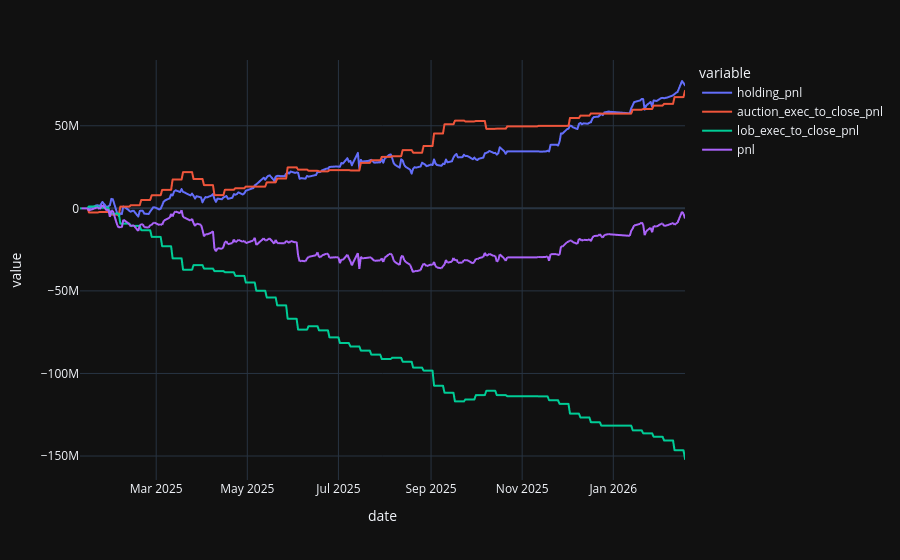

The cell this chart's notebook holds for it:
### Code cell
dates = get_mos_dates(dt.date(2025, 1, 1), dt.date(2026, 2, 18), incl_end=True)
backtester = AuctionBacktester(
    OnTheRunBondsStrategy(action_by_date={Day.WEDNESDAY: 'model_target'}, short_notionals=[500_000_000, 350_000_000, 150_000_000]),
    DelegatingExecutor(MultCostModel(CostModel(), 1.0)),
    DailyDataLoader(),
    HedgeTargetBuilder)
history = backtester.run(dates)
trades = pd.DataFrame(backtester.portfolio.trades)
trades['date'] = pd.to_datetime(trades['date'])

history['pnl'] = history['equity'].diff()
# history['unexplained_pnl'] = history['pnl'] - history[['holding_pnl', 'auction_exec_to_close_pnl', 'lob_exec_to_close_pnl']].sum(axis=1)

date = pd.Timestamp('20260211')
display(trades.query('date < @date').groupby('secid')[['size']].sum().query('abs(size) > 1'))
display(trades.query('date <= @date').groupby('secid')[['size']].sum().query('abs(size) > 1'))
display(trades.query('date == @date'))

history.filter(like='pnl').cumsum().plot(backend='plotly')

### Figure 1 — Plotly figure (JSON) as saved in the notebook; plotly's stock layout.template omitted (floating-point values rounded to 4 significant figures; data arrays with more than 128 entries replaced by an {"elided": "..."} marker saying what was removed)
{"data": [{"hovertemplate": "variable=holding_pnl<br>date=%{x}<br>value=%{y}<extra></extra>", "legendgroup": "holding_pnl", "line": {"color": "#636efa", "dash": "solid"}, "marker": {"symbol": "circle"}, "mode": "lines", "name": "holding_pnl", "showlegend": true, "x": {"elided": "275 str values"}, "xaxis": "x", "y": {"elided": "275 float values"}, "yaxis": "y", "type": "scattergl"}, {"hovertemplate": "variable=auction_exec_to_close_pnl<br>date=%{x}<br>value=%{y}<extra></extra>", "legendgroup": "auction_exec_to_close_pnl", "line": {"color": "#EF553B", "dash": "solid"}, "marker": {"symbol": "circle"}, "mode": "lines", "name": "auction_exec_to_close_pnl", "showlegend": true, "x": {"elided": "275 str values"}, "xaxis": "x", "y": {"elided": "275 float values"}, "yaxis": "y", "type": "scattergl"}, {"hovertemplate": "variable=lob_exec_to_close_pnl<br>date=%{x}<br>value=%{y}<extra></extra>", "legendgroup": "lob_exec_to_close_pnl", "line": {"color": "#00cc96", "dash": "solid"}, "marker": {"symbol": "circle"}, "mode": "lines", "name": "lob_exec_to_close_pnl", "showlegend": true, "x": {"elided": "275 str values"}, "xaxis": "x", "y": {"elided": "275 float values"}, "yaxis": "y", "type": "scattergl"}, {"hovertemplate": "variable=pnl<br>date=%{x}<br>value=%{y}<extra></extra>", "legendgroup": "pnl", "line": {"color": "#ab63fa", "dash": "solid"}, "marker": {"symbol": "circle"}, "mode": "lines", "name": "pnl", "showlegend": true, "x": {"elided": "275 str values"}, "xaxis": "x", "y": {"elided": "275 float values"}, "yaxis": "y", "type": "scattergl"}], "layout": {"xaxis": {"anchor": "y", "domain": [0.0, 1.0], "title": {"text": "date"}}, "yaxis": {"anchor": "x", "domain": [0.0, 1.0], "title": {"text": "value"}}, "legend": {"title": {"text": "variable"}, "tracegroupgap": 0}, "margin": {"t": 60}}}
